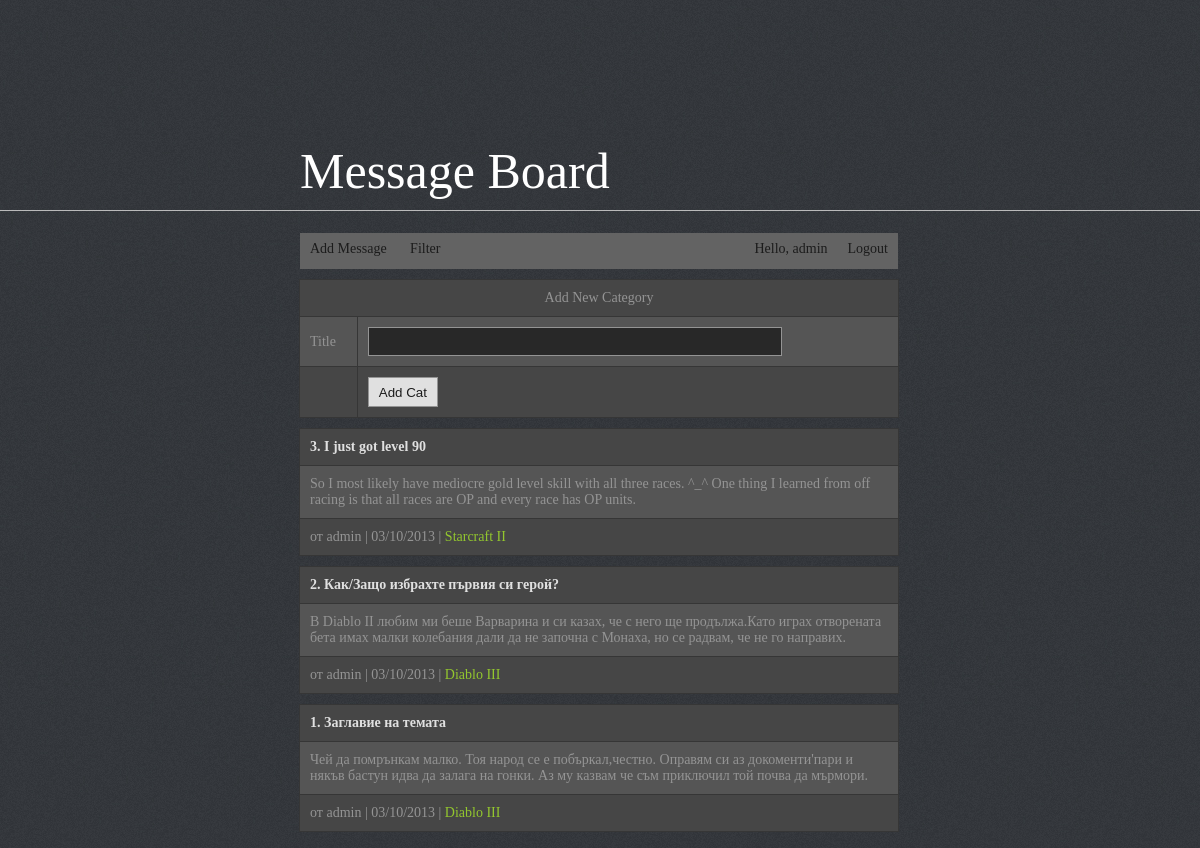
/index.php (signed in), run on an earlier commit of the app's database.
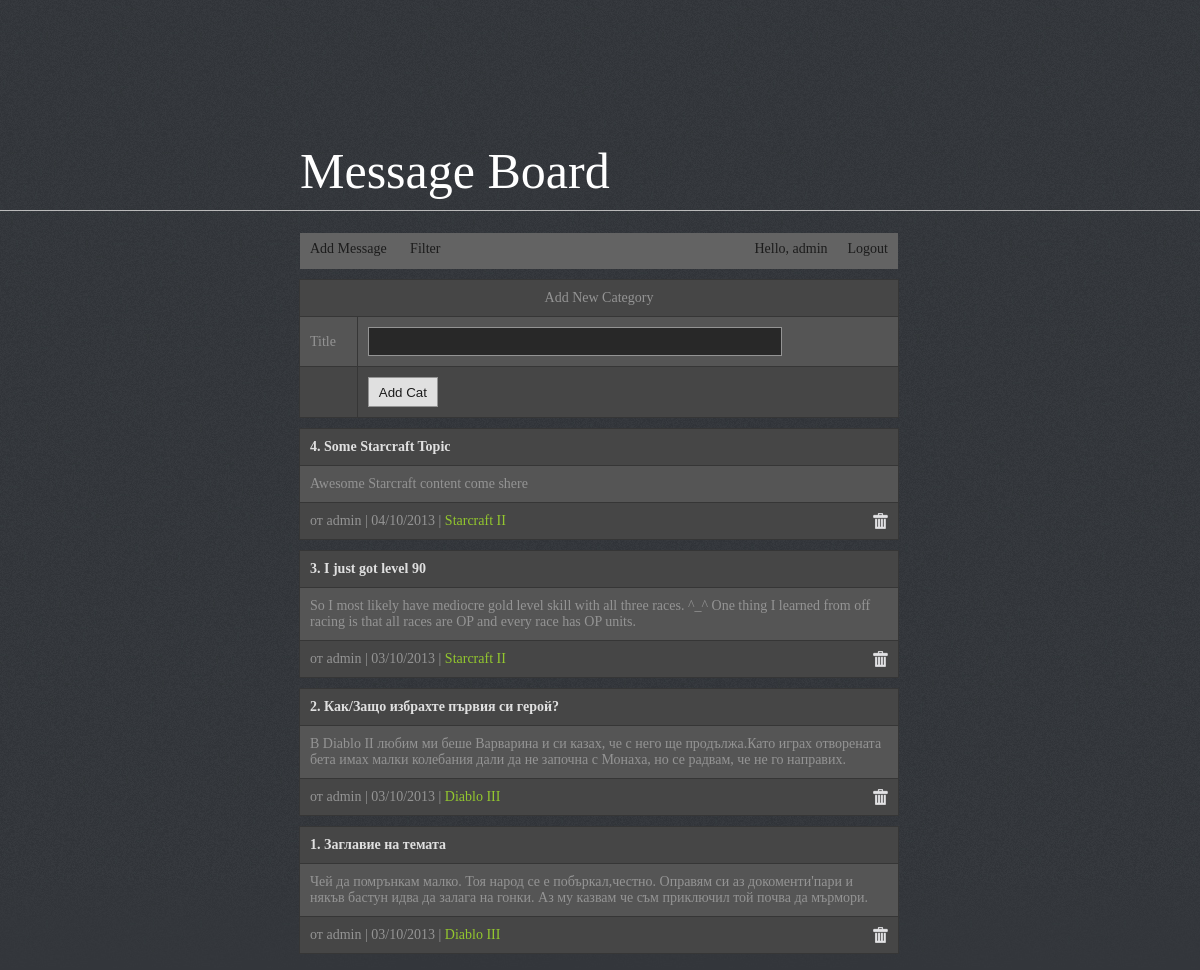
And on a later commit of the database.
### tables this page shows
CREATE TABLE IF NOT EXISTS `msg` (
  `msg_id` int(11) NOT NULL AUTO_INCREMENT,
  `author_id` int(11) NOT NULL,
  `cat_id` int(11) NOT NULL,
  `date_added` int(11) NOT NULL,
  `title` varchar(50) NOT NULL,
  `content` varchar(250) NOT NULL,
  PRIMARY KEY (`msg_id`),
  KEY `author` (`author_id`),
  KEY `cat_id` (`cat_id`)
);

CREATE TABLE IF NOT EXISTS `users` (
  `user_id` int(11) NOT NULL AUTO_INCREMENT,
  `username` varchar(50) NOT NULL,
  `password` varchar(50) NOT NULL,
  `email` varchar(30) NOT NULL,
  `power` tinyint(4) NOT NULL DEFAULT '1',
  PRIMARY KEY (`user_id`)
);

CREATE TABLE IF NOT EXISTS `cat` (
  `cat_id` int(11) NOT NULL AUTO_INCREMENT,
  `cname` varchar(50) NOT NULL,
  PRIMARY KEY (`cat_id`)
);

### index.php (the view, shortened to what this page needs)
<?php
require 'inc/config.php';
require 'inc/header.php';
?>
<div id="navigation">
    <ul id="menu">
        <li><a href="#" id="addMSG">Add Message</a></li>
        <li><a href="#">Filter</a>
        </li>
        <li style="float: right;"><a href="logout.php">Logout</a></li>
        <li style="float: right;"><a href="#">Hello, <?= $_SESSION['username'] ?></a></li>
    </ul>
</div>
<form action="processmsg.php" method="POST">
    <table id="postCat">
        <tr>
            <td colspan="2" style="text-align: center;"><label for="title">Add New Category</label></td>
        </tr>
        <tr>
            <td><label for="title">Title</label></td>
            <td><input type="text" name="title" id="title" value="" style="width: 400px;" /></td>
        </tr>
        <tr>
            <td>&nbsp;</td>
            <td>
                <input type="submit" name="postcat" value="Add Cat"/>
            </td>
        </tr>
    </table>
</form>
<?php
if (isset($_GET['c'])) {
    $cat = (int) $_GET['c'];
    $sqlFilter = ' AND c.cat_id=' . $cat . ' ';
} else {
    $sqlFilter = '';
}
$sql = 'SELECT u.username,m.msg_id,m.title,m.content,m.date_added, c.cname, c.cat_id
        FROM msg as m, users as u, cat as c
        WHERE m.author_id = u.user_id AND c.cat_id = m.cat_id' .
        $sqlFilter
        . ' ORDER BY m.date_added DESC';
$result = mysqli_query($link, $sql);
if ($result->num_rows > 0) {
    $counter = $result->num_rows;
    while ($row = $result->fetch_assoc()) {
        $real_date = date('d/m/Y', $row['date_added']);
        echo '<table>
    <tr>
        <td class="sum">' . $counter . '. ' . $row['title'] . '</td>
    </tr>
    <tr>
        <td>' . $row['content'] . '</td>
    </tr>
    <tr>
        <td>от ' . $row['username'] . ' | ' . $real_date . ' | <a href="?c=' . $row['cat_id'] . '">' . $row['cname'] . '</a>';
        if ($_SESSION['power'] == 2) {
            echo '<a class="btn del" title="Delete" href="?del=' . $row['msg_id'] . '">del</a>';
        }
        echo '</td>
    </tr>
</table>';
        $counter--;
    }
}
?>
<?php
include 'inc/footer.php';
?>

### inc/header.php (shortened to what this page needs)
<!DOCTYPE html>
<html>
    <head>
        <link rel="stylesheet" href="css/style.css" type="text/css"/>
    </head>
    <body>
        <div id="wrapper">
            <h1><a href="index.php">Message Board</a></h1>

### inc/footer.php (shortened to what this page needs)
<div id="shadow">&nbsp;</div>
</div>
</body>
</html>

### css/style.css (style rules this page uses)
body { background: #33363b url(../img/bg.jpg)repeat-x;font-family: Tahoma;font-size: 14px; }
#wrapper { width: 600px;margin: 0 auto;position: relative;top: 100px; }
h1 { color: #ffffff;font-size: 50px;float: left; font-weight: normal; }
h1 a { color: white;text-decoration: none; }
#navigation { float: left;width: 598px;height: 36px; background: #636363; }
table { color: #949494; border-collapse: collapse;width: 600px;margin-left: -1px;position: relative;top:10px;float: left;z-index: 2; margin-bottom: 10px; }
td { background: #555555; border: 1px solid #363636; padding: 10px; text-align: left; }
tr:first-child td, tr:last-child td { background: #464646; }
.sum { font-weight: bold;color: #e0e0e0; }
input[type="submit"] { background: #e0e0e0;border: 1px solid #949494; width: 70px; height: 30px; padding-left: 5px; color: #1c1c1c;cursor: pointer; }
input, textarea { background: #e0e0e0;border: 1px solid #949494; width: 180px;height: 25px;padding-left: 10px;background: #282828; color: #e0e0e0; }
.btn { display: block;width: 15px;height: 15px; margin: 0 auto; }
.del { background: url(../img/delete.png)no-repeat;text-indent: -9999px; height: 16px;float: right; }
td a { color: #93c72e; text-decoration: none; }
ul#menu, ul#menu ul.sub-menu { padding:0; margin: 0; margin-top: 3px; }
ul#menu li, ul#menu ul.sub-menu li { list-style-type: none; display: inline-block; }
ul#menu li a, ul#menu li ul.sub-menu li a { text-decoration: none; color: #1c1c1c; background: #636363; padding: 8px 10px 0 10px; display:inline-block; height: 28px; margin-top: -3px; }
ul#menu li { position: relative; }

What changed in the data, as far as the page shows it:
added msg: title "Some Starcraft Topic", content "Awesome Starcraft content come shere", author.username "admin", date_added "04/10/2013", cat.cname "Starcraft II"
